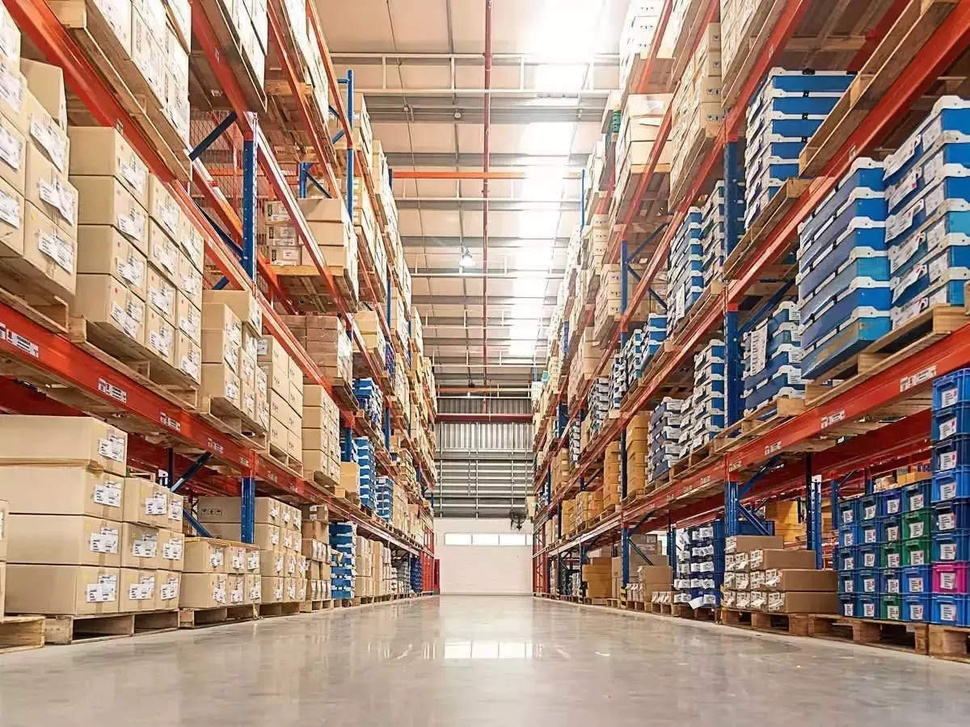
//> input picture images/warehouse.jpg, 970 x 727 px, shrunk from 1200 x 900 before the run
$ ./sift   (built with g++ and OpenCV 4)
//> lines starting //> are read from the running program, lines starting //| are printed output that depends on the picture
#include <opencv2/core.hpp>
#include <opencv2/highgui.hpp>
#include <opencv2/xfeatures2d.hpp>

int main(int argc, char** argv)
{
    const cv::Mat input = cv::imread("/home/rajat/vision_algos/images/warehouse.jpg", 0); //Load as grayscale
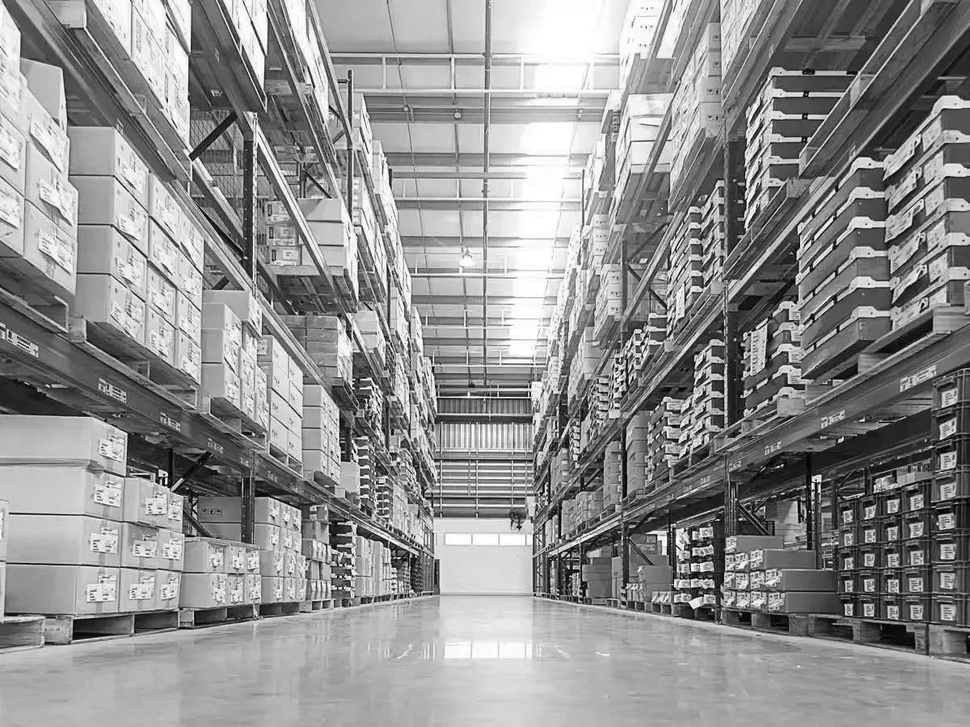
//> input: 727 rows x 970 cols, CV_8UC1; min 0, max 255, mean 144.6

    cv::Ptr<cv::SIFT> siftPtr = cv::SIFT::create();
    std::vector<cv::KeyPoint> keypoints;
    siftPtr->detect(input, keypoints);
//> keypoints = 6945 keypoints; strongest (x, y, size): (166, 483, 1.9), (340, 588, 1.9), (740, 519, 1.9), (923, 304, 1.9)

    // Add results to image and save.
    cv::Mat output;
    cv::drawKeypoints(input, keypoints, output);
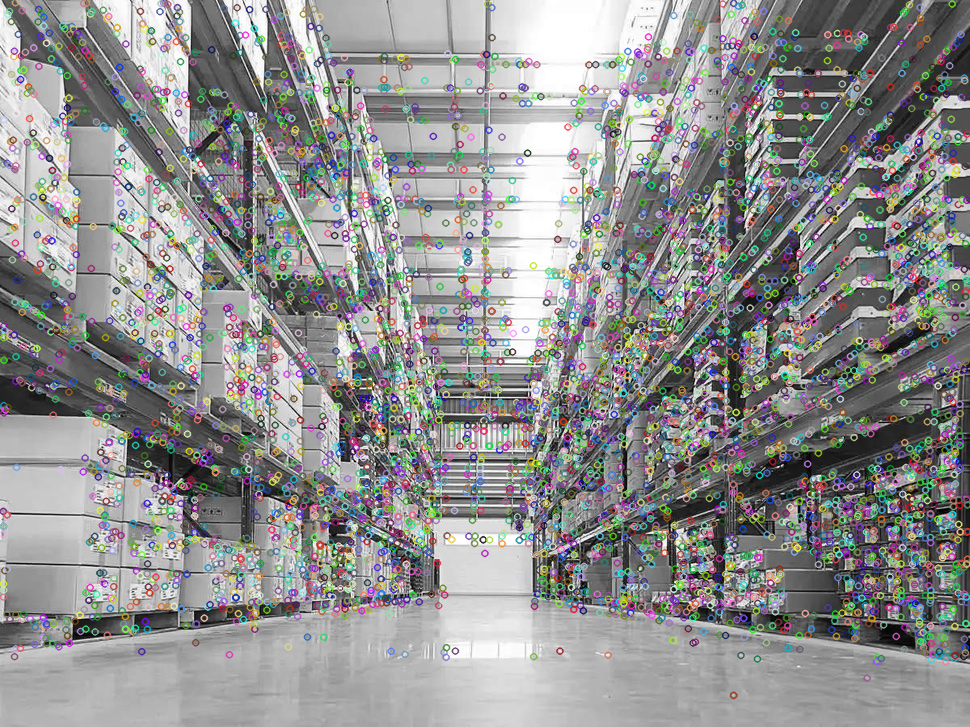
//> output: 727 rows x 970 cols, CV_8UC3; mean B, G, R 143.7, 144, 143.7
    cv::imwrite("sift_result.jpg", output);

    return 0;
}
